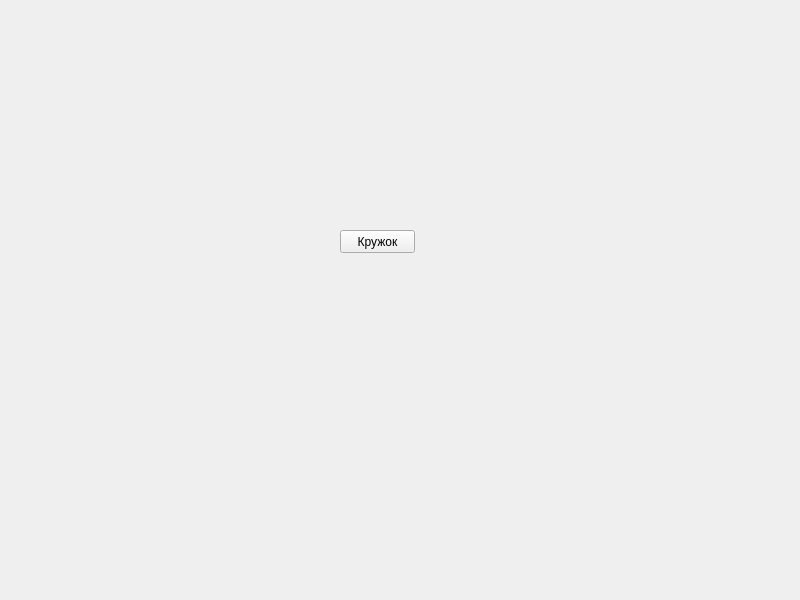
<?xml version="1.0" encoding="UTF-8"?>
<ui version="4.0">
 <class>MainWindow</class>
 <widget class="QMainWindow" name="MainWindow">
  <property name="geometry">
   <rect>
    <x>0</x>
    <y>0</y>
    <width>800</width>
    <height>600</height>
   </rect>
  </property>
  <property name="windowTitle">
   <string>Круги</string>
  </property>
  <widget class="QWidget" name="centralwidget">
   <widget class="QPushButton" name="pushButton">
    <property name="geometry">
     <rect>
      <x>340</x>
      <y>230</y>
      <width>75</width>
      <height>23</height>
     </rect>
    </property>
    <property name="text">
     <string>Кружок</string>
    </property>
   </widget>
  </widget>
 </widget>
 <resources/>
 <connections/>
</ui>
